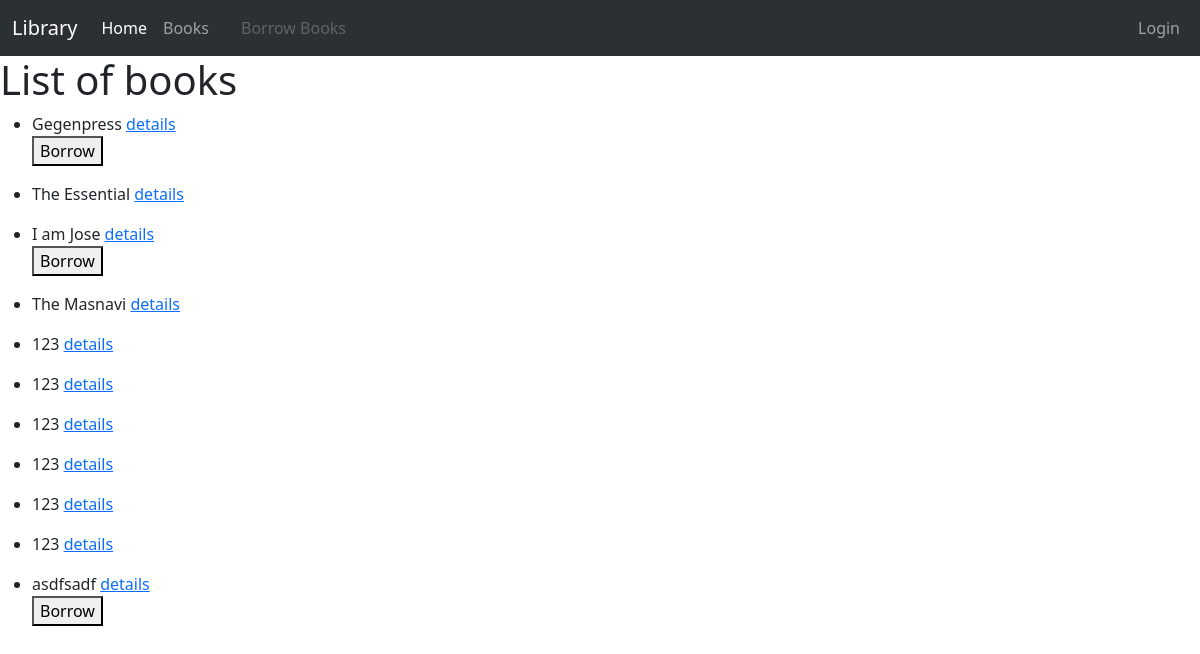
The page /book_list/ on the database as committed earlier.
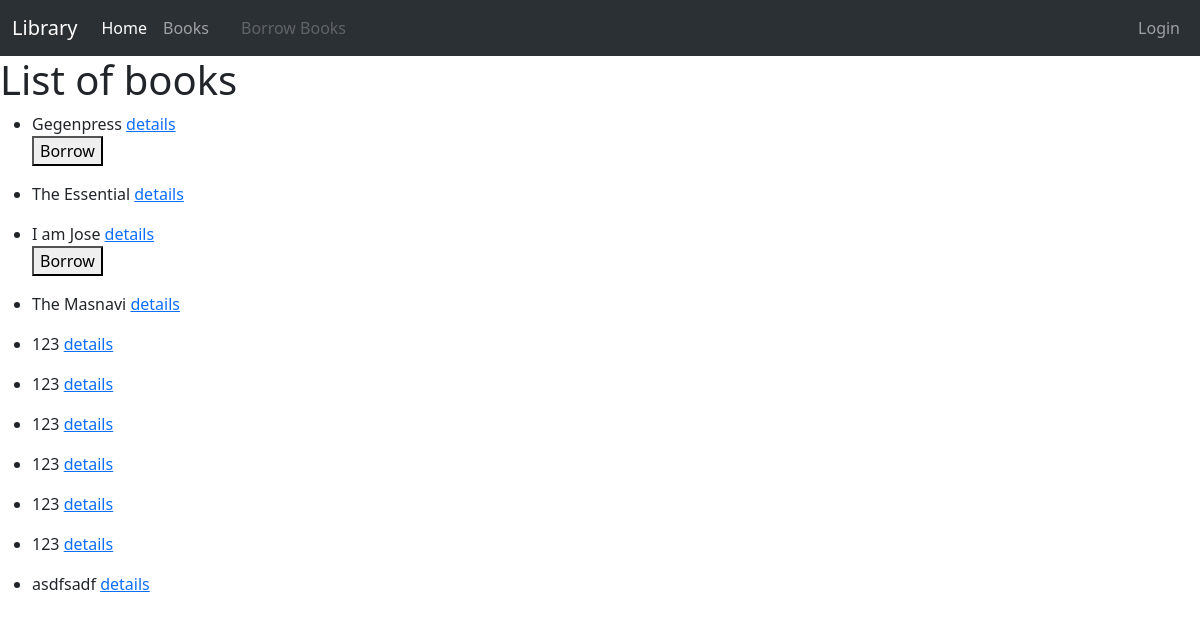
The same page on the database as committed later.
### catalog/models.py (models this page shows, shortened)
class Book(models.Model):
    title = models.CharField(max_length=200)
    author = models.ForeignKey('Author',on_delete=models.SET_NULL,null=True)
    summary = models.TextField(max_length=600)
    isbn = models.CharField('ISBN',max_length=13,unique=True)
    genre = models.ManyToManyField(Genre)
    language = models.ForeignKey('Language',on_delete=models.SET_NULL,null=True)

class BookInstance(models.Model):
    id = models.UUIDField(primary_key=True,default=uuid.uuid4)
    book = models.ForeignKey('Book',on_delete=models.RESTRICT,null=True)
    imprint = models.CharField(max_length=200)
    due_back = models.DateField(null=True,blank=True)
    borrower = models.ForeignKey(User,on_delete=models.SET_NULL,null=True)
    LOAN_STATUS = (
        ('m','Maintenance'),
        ('o','On Loan'),
        ('a','Available'),
        ('r','Reserved')
    )
    status = models.CharField(max_length=1,choices=LOAN_STATUS,blank=True,default='m')
    class Meta:
        ordering = ['due_back']

### catalog/views.py (the view)
# urls.py: path('book_list/',BookListView.as_view(),name='book_list'),
class BookListView(ListView):
    model = Book
    queryset = Book.objects.all()
    context_object_name = 'book_list'

### catalog/templates/catalog/book_list.html (shortened to what this page needs)
{% extends 'catalog/index.html' %}
{% block content %}
<h1>List of books</h1>
{% for book in object_list %}
<ul>
    <li>{{ book.title }}
        <a href="{% url 'catalog:book_detail' book.id %}">details</a>
        {% for instance in book.bookinstance_set.all %}
            {% if instance.status == 'a' %}
                <form action="{% url 'catalog:borrow_book' instance.id %}" method="post">
                    <button type="submit">Borrow</button>
                </form>
            {% endif %}
        {% endfor %}
    </li>
</ul>
{% endfor %}
{% endblock %}

Rows that differ between the two databases and show on the page:
changed Book "asdfsadf": loses BookInstance (status "Borrow")
